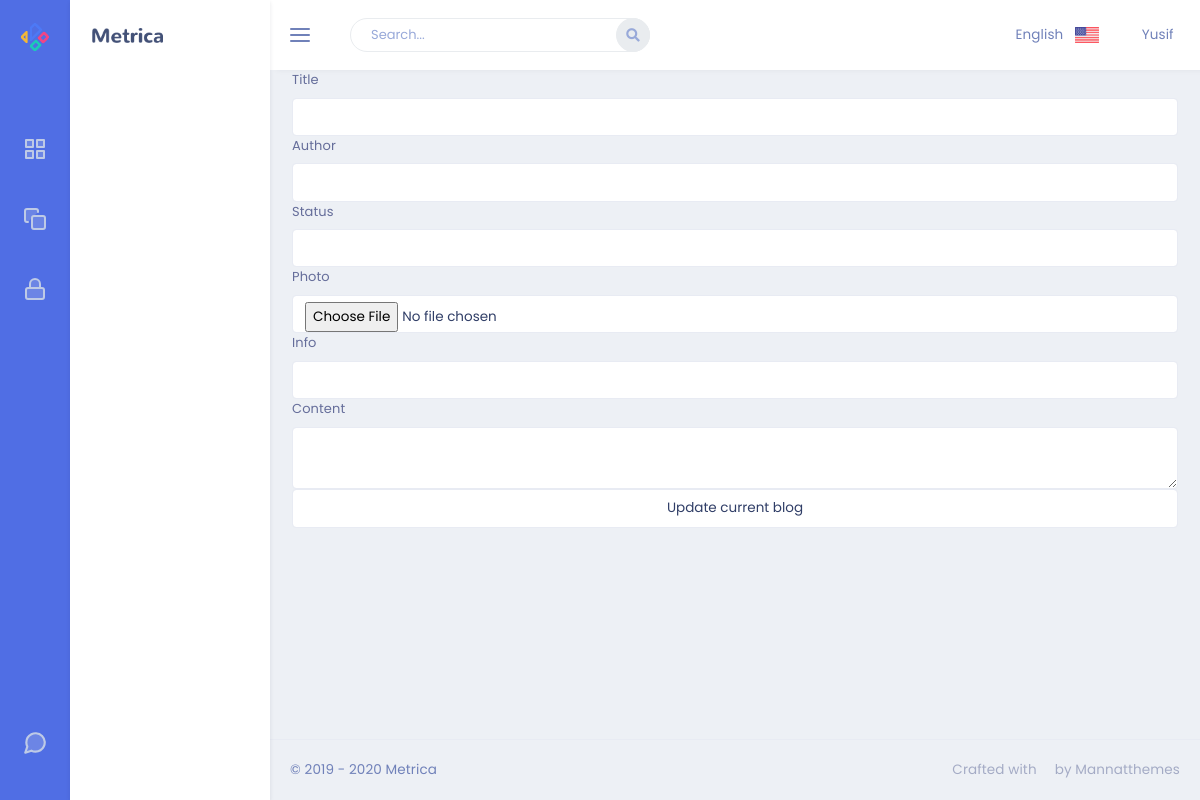
Before: /admin/blog/update/1 with the older database file.
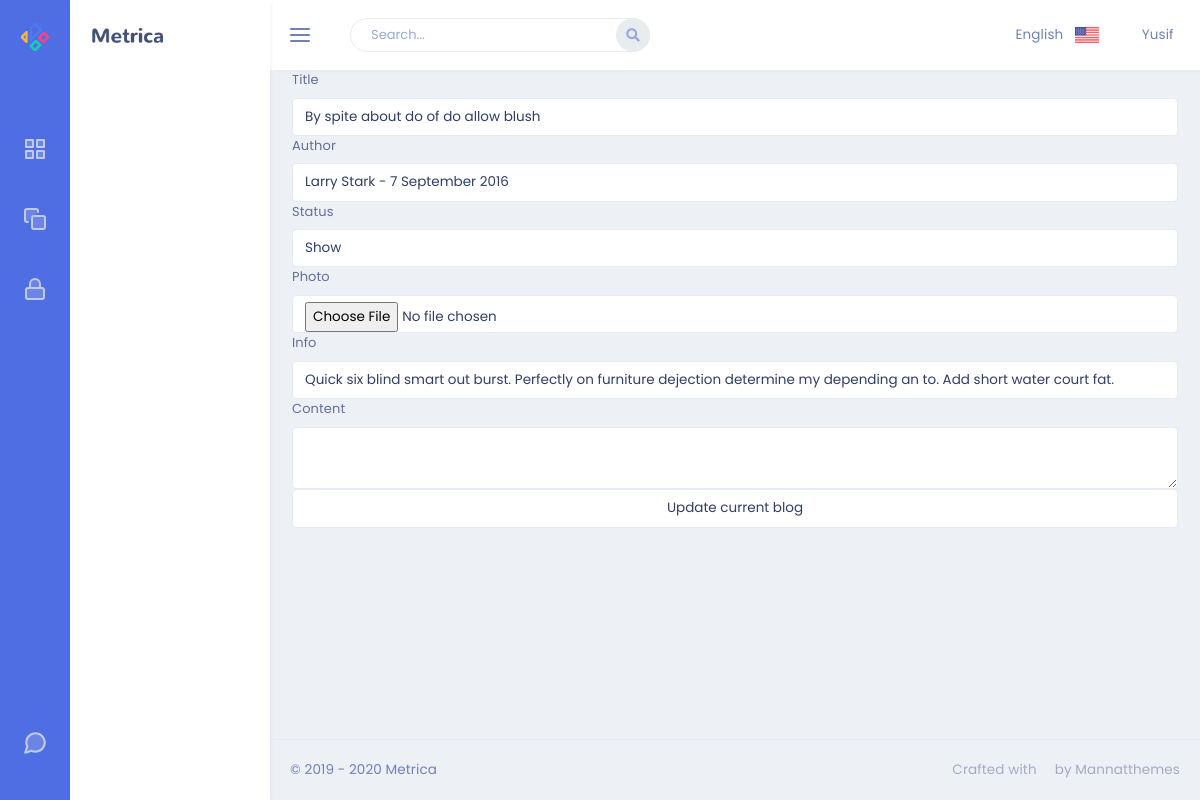
After: the same page with the newer database file.
### app/models.py (models this page shows)
class Blog(db.Model):
    id = db.Column(db.Integer, primary_key=True)
    blog_title = db.Column(db.String(80), nullable=False)
    blog_img = db.Column(db.String(50), nullable=False)
    blog_content = db.Column(db.Text, nullable=False)
    blog_author = db.Column(db.String(50), nullable=False)
    blog_date = db.Column(db.DateTime)
    blog_status = db.Column(db.String(10), nullable=False)
    blog_info = db.Column(db.String)

### admin/routes.py (the view, shortened to what this page needs)
@admin.route('/blog/update/<int:id>', methods=['GET', 'POST'])
def updateBlog(id):
    blog = Blog.query.get(id)
    blogform = BlogForm()
    return render_template('Blog/update.html', form=blogform, blog=blog)

### admin/forms.py
class BlogForm(FlaskForm):
    blog_title = StringField('Title')
    blog_img = FileField('Photo')
    blog_content = TextAreaField('Content')
    blog_author = StringField('Author')
    blog_status = StringField('Status')
    blog_info = StringField('Info')
    submit = SubmitField()

### admin/templates/Blog/update.html
{% extends "layout.html" %}
{% block content %}
<form action="/admin/blog/update/{{blog.id}}" method="POST" enctype="multipart/form-data">
    {{form.blog_title.label}}{{form.blog_title(class="form-control", value = blog.blog_title)}}
    {{form.blog_author.label}}{{form.blog_author(class="form-control", value = blog.blog_author)}}
    {{form.blog_status.label}}{{form.blog_status(class="form-control", value = blog.blog_status)}}
    {{form.blog_img.label}}{{form.blog_img(class="form-control", value = blog.blog_img)}}
    {{form.blog_info.label}}{{form.blog_info(class="form-control", value = blog.blog_info)}}
    {{form.blog_content.label}}{{form.blog_content(class="form-control", value = blog.blog_content)}}
    {{form.submit(class="form-control", value = "Update current blog")}}
</form>
{% endblock %}

Changed rows visible on the page:
added Blog: blog_title "By spite about do of do allow blush", blog_author "Larry Stark - 7 September 2016", blog_status "Show", blog_info "Quick six blind smart out burst. Perfectly on furniture dejection determine my depending an to. Add short water court fat."
